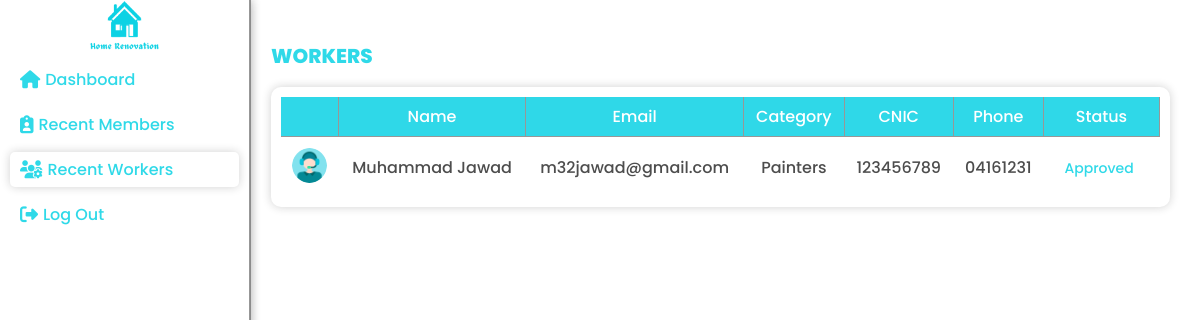
Page /recentworkers/ on the committed database.
### appsrc/models.py (models this page shows, shortened)
class User(AbstractUser):
    is_worker = models.BooleanField(default = False)
    is_approved = models.BooleanField(default = False)
    is_declined = models.BooleanField(default = False)
    email = models.EmailField(max_length = 1000, null = False, unique=True)
    profile_pic = models.ImageField(upload_to="images/")
    is_profile_set = models.BooleanField(default = False)
    cnic = models.CharField(max_length = 20, null = True, blank = True)
    phone = models.CharField(max_length = 20, null = True, blank = True)
    address = models.CharField(max_length = 1000, null = True, blank = True)
    @property
    def get_profile_pic(self):
        if self.profile_pic:
            print(self.profile_pic.url)
            return self.profile_pic.url
        else:
            return ""

class WorkerProfileModel(models.Model):
    user = models.ForeignKey(User, on_delete = models.CASCADE, related_name="worker_profile")
    cnic_front = models.ImageField(upload_to="images/", null = True)
    cnic_back = models.ImageField(upload_to="images/", null = True)
    experience = models.CharField(max_length = 200, null = True, blank = True)
    profession = models.CharField(max_length = 200, null = True, blank = True)
    about = models.CharField(max_length = 200, null = True, blank = True)

### appsrc/views.py (the view)
# urls.py: path('recentworkers/',views.RecentWorkers,name='recentworkers'),
def RecentWorkers(request):
  members = User.objects.filter(is_worker = True).order_by('-id')
  return  render(request, 'Admin/RecentWorkers.html',{"workers":members})

### appsrc/templates/Admin/RecentWorkers.html (shortened to what this page needs)
{% load static %}
<!DOCTYPE html>
<html lang="en">
<head>
    <link rel="stylesheet" href="{% static 'css/main.css' %}">
    <link rel="stylesheet" href="{% static 'css/dashboard.css' %}">
    <link href="fontawesomefree/css/all.min.css" rel="stylesheet" type="text/css" />
    <link rel="stylesheet" href="https://cdnjs.cloudflare.com/ajax/libs/font-awesome/6.5.1/css/all.min.css"
 />
    <link href="https://unpkg.com/aos@2.3.1/dist/aos.css" rel="stylesheet" />
    <link rel="stylesheet" href="https://cdn.jsdelivr.net/npm/swiper@11/swiper-bundle.min.css" />
</head>
<body>
    <div class="main_wrapper">
        {% include 'components/adminsidebar.html'%}
        <div class="right_container">
            <p class="sub_head_2 imptext">Workers</p>
            <div class="content_wrapper">
                <div class="recentmembers box">
                    <div style="overflow-x: auto; width: 100%;">
                    <table class="dash_table ">
                        <tr>
                            <th></th>
                            <th>Name</th>
                            <th>Email</th>
                            <th>Category</th>
                            <th>CNIC</th>
                            <th>Phone</th>
                            <th>Status</th>
                        </tr>
                        {% for worker in workers %}
                        <tr>
                            <td><img src ="{{worker.get_profile_pic}}" class="profile_pic"></td>
                            <td>{{worker.first_name}} {{worker.last_name}}</td>
                            <td>{{worker.email}}</td>
                            <td>{{worker.worker_profile.all.0.profession}}</td>
                            <td>{{worker.cnic}}</td>
                            <td>{{worker.phone}}</td>
                            <td class="horizontal gap-10">
                                {% if worker.is_declined %}
                                <button class="small_btn">Delined</button>
                            {% elif worker.is_approved %}
                                <button class="small_btn">Approved</button>
                            {% else %}
                                <button class="small_btn">Pending</button>
                            {% endif %}
                            </td>
                        </tr>
                        {% endfor %}
                    </table>
                </div>
                </div>
            </div>
        </div>
    </div>
</body>
</html>

### static/css/main.css (style rules this page uses)
:root { --primarycl: #0cd2e4da; --secondarycl: #f1f1f1; --thirdcl: #f6f6f6; --textcl: #3a1c1c; --main-br-cl: #f4f4f4; --border-cl: #979797; --primary-gradient: linear-gradient(90deg, #def7fb 0%, #6cecf8 100%); --mainfont-family: "Poppins", sans-serif; --input-font: "Mulish", sans-serif; }
* { padding: 0; margin: 0; box-sizing: border-box; font-family: var(--mainfont-family); }
.horizontal { display: flex; flex-direction: row; }
.gap-10 { gap: 10px; }
.sub_head_2 { font-size: 20px; font-weight: 800; line-height: 32px; letter-spacing: 0em; text-align: left; text-transform: uppercase; color: var(--textcl); }
.small_btn { height: 40px; background-color: transparent; color: var(--primarycl); border: 1px solid transparent; padding: 10px; border-radius: 5px; font-size: 14px; font-weight: 500; box-sizing: border-box; transition: all 0.5ms ease-in; }

### static/css/dashboard.css (style rules this page uses)
:root { --primarycl: #0cd2e4da; --secondarycl: #f1f1f1; --thirdcl: #f6f6f6; --textcl: #313131; --main-br-cl: #f4f4f4; --border-cl: #979797; --primary-gradient: linear-gradient(90deg, #def7fb 0%, #a3e7ee 100%); --mainfont-family: "Poppins", sans-serif; --input-font: "Mulish", sans-serif; }
.main_wrapper { display: flex; flex-direction: row; }
.right_container { width: 100%; padding: 40px 20px; overflow: auto; }
.imptext { color: var(--primarycl); }
.content_wrapper { display: grid; grid-template-areas: "recentmembers recentmembers" "recentworkers recentworkers"; margin: 15px 10px 10px 0px; min-height: 100px; grid-gap: 1em; }
.recentmembers { grid-area: recentmembers; }
.box { width: 100%; max-height: 100%; border-radius: 10px; padding: 10px; display: flex; flex-direction: column; justify-content: flex-start; align-items: flex-start; box-shadow: 0px 0px 10px rgba(24, 23, 23, 0.2); overflow: auto; }
.dash_table { width: 100%; border-collapse: collapse; border: 1px solid var(--bordercl); padding: 10px 20px; }
.dash_table th { padding: 10px; font-size: 16px; font-weight: 500; line-height: 19px; letter-spacing: 0em; text-align: center; color: #4d4d4d; border-right: 1px solid var(--border-cl); border-bottom: 1px solid var(--border-cl); }
.dash_table td { padding: 10px; font-size: 16px; font-weight: 500; line-height: 19px; letter-spacing: 0em; text-align: center; color: #4d4d4d; border-right: 1px solid var(--bordercl); }
.dash_table th { background-color: var(--primarycl); color: white; }
.profile_pic { width: 35px; height: 35px; border-radius: 50%; }

### rows in the picture
User: get_profile_pic (picture), first_name "Muhammad", last_name "Jawad", email "m32jawad@gmail.com", worker_profile.all.0.profession "Painters", cnic "123456789", phone "04161231", is_declined "Approved"
